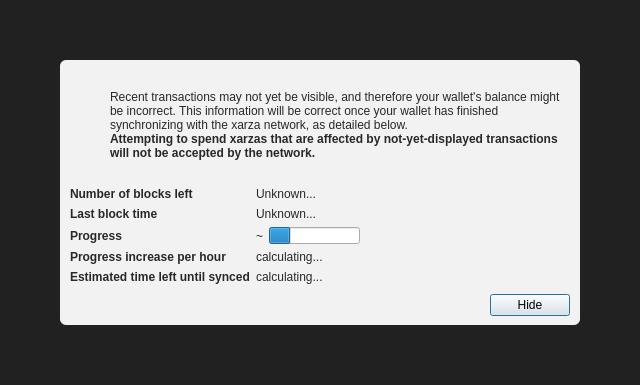
<?xml version="1.0" encoding="UTF-8"?>
<ui version="4.0">
 <class>ModalOverlay</class>
 <widget class="QWidget" name="ModalOverlay">
  <property name="geometry">
   <rect>
    <x>0</x>
    <y>0</y>
    <width>640</width>
    <height>385</height>
   </rect>
  </property>
  <property name="windowTitle">
   <string>Form</string>
  </property>
  <layout class="QVBoxLayout" name="verticalLayout" stretch="0">
   <property name="sizeConstraint">
    <enum>QLayout::SetDefaultConstraint</enum>
   </property>
   <property name="leftMargin">
    <number>0</number>
   </property>
   <property name="topMargin">
    <number>0</number>
   </property>
   <property name="rightMargin">
    <number>0</number>
   </property>
   <property name="bottomMargin">
    <number>0</number>
   </property>
   <item>
    <widget class="QWidget" name="bgWidget" native="true">
     <property name="styleSheet">
      <string notr="true">#bgWidget { background: rgba(0,0,0,220); }</string>
     </property>
     <layout class="QVBoxLayout" name="verticalLayoutMain" stretch="1">
      <property name="leftMargin">
       <number>60</number>
      </property>
      <property name="topMargin">
       <number>60</number>
      </property>
      <property name="rightMargin">
       <number>60</number>
      </property>
      <property name="bottomMargin">
       <number>60</number>
      </property>
      <item>
       <widget class="QWidget" name="contentWidget" native="true">
        <property name="styleSheet">
         <string notr="true">#contentWidget { background: rgba(255,255,255,240); border-radius: 6px; }

QLabel { color: rgb(40,40,40);  }</string>
        </property>
        <layout class="QVBoxLayout" name="verticalLayoutSub" stretch="1,0,0,0">
         <property name="spacing">
          <number>0</number>
         </property>
         <property name="leftMargin">
          <number>10</number>
         </property>
         <property name="topMargin">
          <number>10</number>
         </property>
         <property name="rightMargin">
          <number>10</number>
         </property>
         <property name="bottomMargin">
          <number>10</number>
         </property>
         <item>
          <layout class="QHBoxLayout" name="horizontalLayoutIconText" stretch="0,1">
           <property name="topMargin">
            <number>20</number>
           </property>
           <item>
            <layout class="QVBoxLayout" name="verticalLayoutIcon">
             <property name="leftMargin">
              <number>0</number>
             </property>
             <item>
              <widget class="QPushButton" name="warningIcon">
               <property name="enabled">
                <bool>false</bool>
               </property>
               <property name="text">
                <string/>
               </property>
               <property name="icon">
                <iconset>
                 <normaloff>:/icons/warning</normaloff>
                 <disabledoff>:/icons/warning</disabledoff>:/icons/warning</iconset>
               </property>
               <property name="iconSize">
                <size>
                 <width>48</width>
                 <height>48</height>
                </size>
               </property>
               <property name="flat">
                <bool>true</bool>
               </property>
              </widget>
             </item>
             <item>
              <spacer name="verticalSpacerWarningIcon">
               <property name="orientation">
                <enum>Qt::Vertical</enum>
               </property>
               <property name="sizeHint" stdset="0">
                <size>
                 <width>20</width>
                 <height>40</height>
                </size>
               </property>
              </spacer>
             </item>
            </layout>
           </item>
           <item>
            <layout class="QVBoxLayout" name="verticalLayoutInfoText">
             <property name="leftMargin">
              <number>0</number>
             </property>
             <property name="topMargin">
              <number>0</number>
             </property>
             <item>
              <widget class="QLabel" name="infoText">
               <property name="text">
                <string>Recent transactions may not yet be visible, and therefore your wallet's balance might be incorrect. This information will be correct once your wallet has finished synchronizing with the xarza network, as detailed below.</string>
               </property>
               <property name="textFormat">
                <enum>Qt::RichText</enum>
               </property>
               <property name="wordWrap">
                <bool>true</bool>
               </property>
              </widget>
             </item>
             <item>
              <widget class="QLabel" name="infoTextStrong">
               <property name="font">
                <font>
                 <weight>75</weight>
                 <bold>true</bold>
                </font>
               </property>
               <property name="text">
                <string>Attempting to spend xarzas that are affected by not-yet-displayed transactions will not be accepted by the network.</string>
               </property>
               <property name="textFormat">
                <enum>Qt::RichText</enum>
               </property>
               <property name="wordWrap">
                <bool>true</bool>
               </property>
              </widget>
             </item>
             <item>
              <spacer name="verticalSpacerInTextSpace">
               <property name="orientation">
                <enum>Qt::Vertical</enum>
               </property>
               <property name="sizeHint" stdset="0">
                <size>
                 <width>20</width>
                 <height>40</height>
                </size>
               </property>
              </spacer>
             </item>
            </layout>
           </item>
          </layout>
         </item>
         <item>
          <spacer name="verticalSpacerAfterText">
           <property name="orientation">
            <enum>Qt::Vertical</enum>
           </property>
           <property name="sizeHint" stdset="0">
            <size>
             <width>20</width>
             <height>40</height>
            </size>
           </property>
          </spacer>
         </item>
         <item>
          <layout class="QFormLayout" name="formLayout">
           <property name="fieldGrowthPolicy">
            <enum>QFormLayout::FieldsStayAtSizeHint</enum>
           </property>
           <property name="horizontalSpacing">
            <number>6</number>
           </property>
           <property name="verticalSpacing">
            <number>6</number>
           </property>
           <property name="topMargin">
            <number>10</number>
           </property>
           <item row="0" column="0">
            <widget class="QLabel" name="labelNumberOfBlocksLeft">
             <property name="font">
              <font>
               <weight>75</weight>
               <bold>true</bold>
              </font>
             </property>
             <property name="text">
              <string>Number of blocks left</string>
             </property>
            </widget>
           </item>
           <item row="0" column="1">
            <widget class="QLabel" name="numberOfBlocksLeft">
             <property name="text">
              <string>Unknown...</string>
             </property>
            </widget>
           </item>
           <item row="1" column="0">
            <widget class="QLabel" name="labelLastBlockTime">
             <property name="font">
              <font>
               <weight>75</weight>
               <bold>true</bold>
              </font>
             </property>
             <property name="text">
              <string>Last block time</string>
             </property>
            </widget>
           </item>
           <item row="1" column="1">
            <widget class="QLabel" name="newestBlockDate">
             <property name="sizePolicy">
              <sizepolicy hsizetype="Maximum" vsizetype="Preferred">
               <horstretch>0</horstretch>
               <verstretch>0</verstretch>
              </sizepolicy>
             </property>
             <property name="text">
              <string>Unknown...</string>
             </property>
            </widget>
           </item>
           <item row="2" column="0">
            <widget class="QLabel" name="labelSyncDone">
             <property name="font">
              <font>
               <weight>75</weight>
               <bold>true</bold>
              </font>
             </property>
             <property name="text">
              <string>Progress</string>
             </property>
            </widget>
           </item>
           <item row="2" column="1">
            <layout class="QHBoxLayout" name="horizontalLayoutSync" stretch="0,1">
             <item>
              <widget class="QLabel" name="percentageProgress">
               <property name="text">
                <string notr="true">~</string>
               </property>
              </widget>
             </item>
             <item>
              <widget class="QProgressBar" name="progressBar">
               <property name="value">
                <number>24</number>
               </property>
               <property name="format">
                <string/>
               </property>
              </widget>
             </item>
            </layout>
           </item>
           <item row="4" column="0">
            <widget class="QLabel" name="labelProgressIncrease">
             <property name="font">
              <font>
               <weight>75</weight>
               <bold>true</bold>
              </font>
             </property>
             <property name="text">
              <string>Progress increase per hour</string>
             </property>
            </widget>
           </item>
           <item row="4" column="1">
            <widget class="QLabel" name="progressIncreasePerH">
             <property name="text">
              <string>calculating...</string>
             </property>
            </widget>
           </item>
           <item row="5" column="0">
            <widget class="QLabel" name="labelEstimatedTimeLeft">
             <property name="font">
              <font>
               <weight>75</weight>
               <bold>true</bold>
              </font>
             </property>
             <property name="text">
              <string>Estimated time left until synced</string>
             </property>
            </widget>
           </item>
           <item row="5" column="1">
            <widget class="QLabel" name="expectedTimeLeft">
             <property name="text">
              <string>calculating...</string>
             </property>
            </widget>
           </item>
          </layout>
         </item>
         <item>
          <layout class="QHBoxLayout" name="horizontalLayoutButtons">
           <property name="leftMargin">
            <number>10</number>
           </property>
           <property name="topMargin">
            <number>10</number>
           </property>
           <item>
            <spacer name="horizontalSpacer">
             <property name="orientation">
              <enum>Qt::Horizontal</enum>
             </property>
             <property name="sizeHint" stdset="0">
              <size>
               <width>40</width>
               <height>20</height>
              </size>
             </property>
            </spacer>
           </item>
           <item>
            <widget class="QPushButton" name="closeButton">
             <property name="text">
              <string>Hide</string>
             </property>
             <property name="shortcut">
              <string>Esc</string>
             </property>
             <property name="focusPolicy">
              <enum>Qt::StrongFocus</enum>
             </property>
             <property name="default">
              <bool>true</bool>
             </property>
            </widget>
           </item>
          </layout>
         </item>
        </layout>
       </widget>
      </item>
     </layout>
    </widget>
   </item>
  </layout>
 </widget>
 <resources/>
 <connections/>
</ui>
